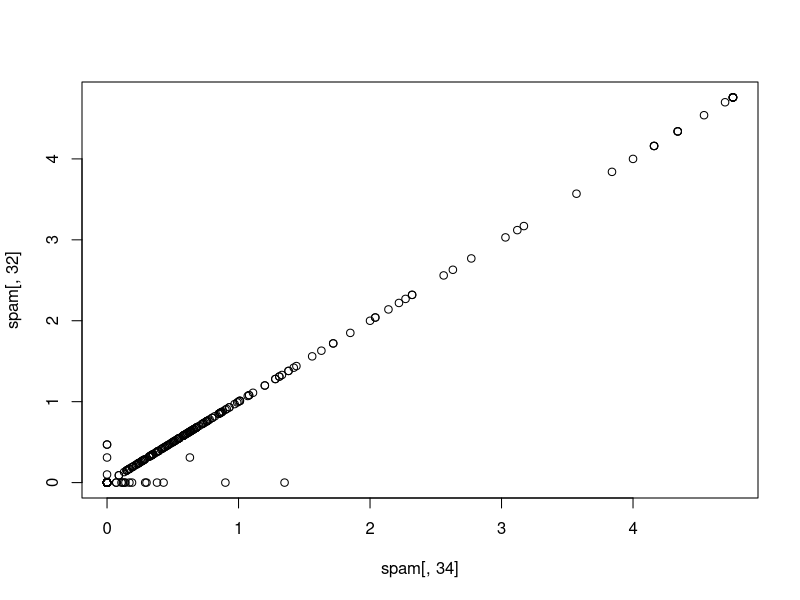
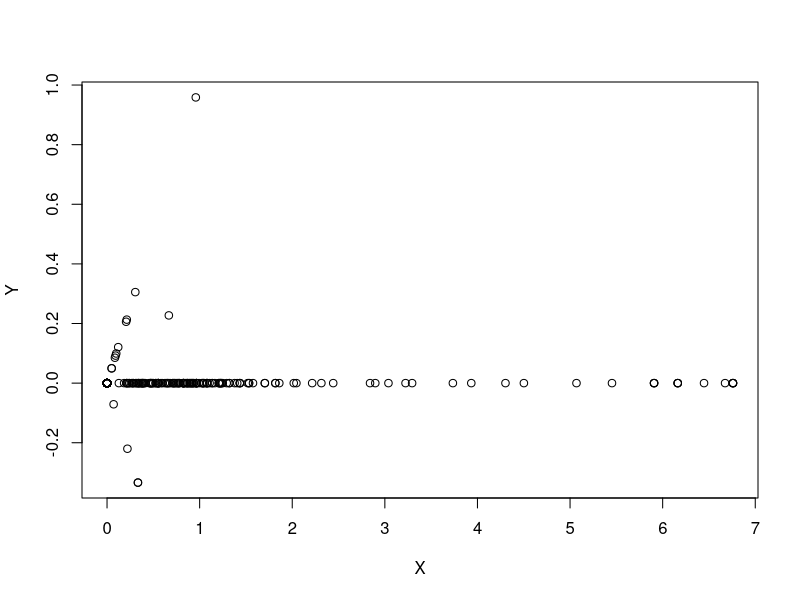
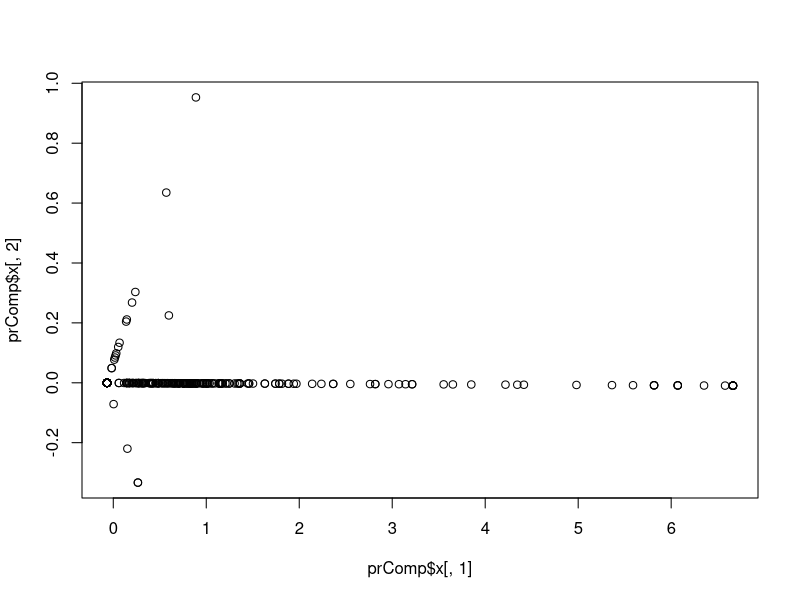
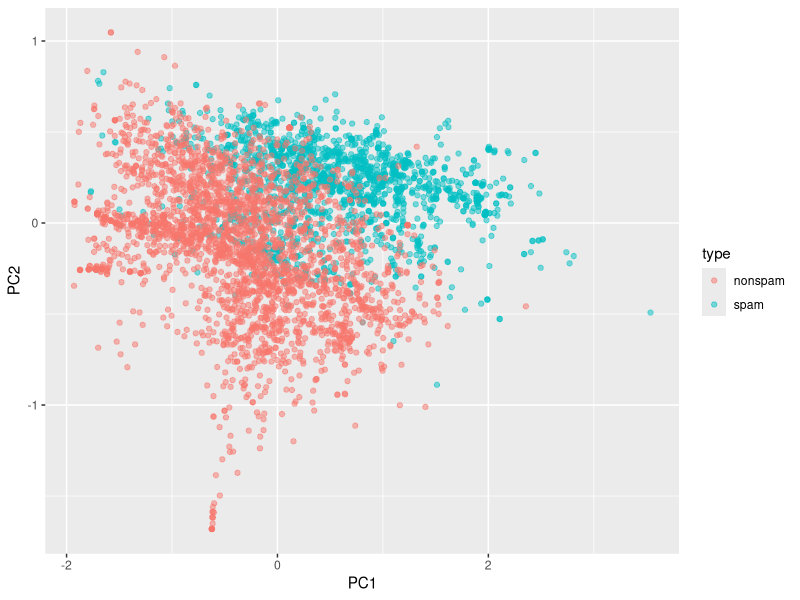
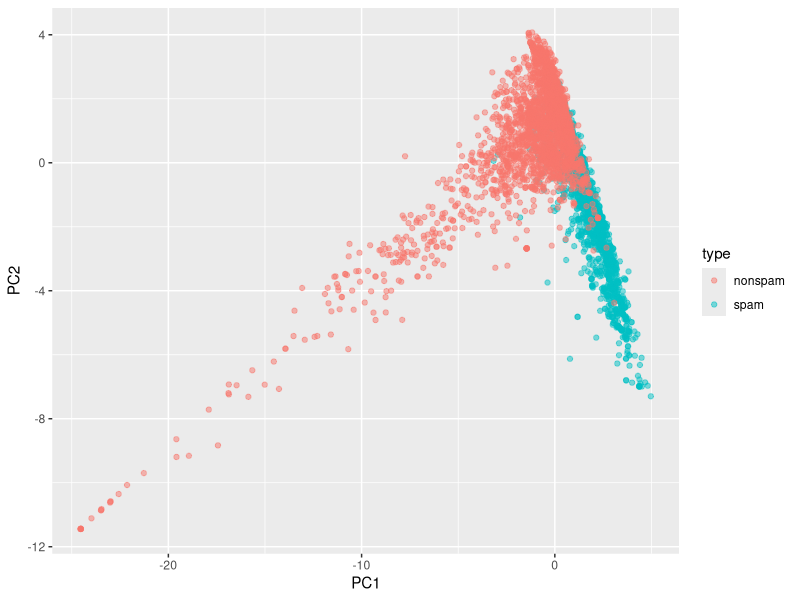

The R script that drew these images, in order:
#' ---
#' title: 'Practical Machine Learning Week 2 : The caret package lecture 2.7 - Preprocessing with PCA'
#' author: Jeff Leek, notes by Bruno Fischer Colonimos
#' date: "`r format(Sys.Date(), '%d %B %Y')`"
#' output:
#'         html_document:
#'             theme: readable
#'             toc: yes
#'             number_sections: yes
#'
#'         pdf_document:
#'             toc: yes
#'             toc_depth: 3
#'             number_sections: yes
#'         urlcolor : blue
#'         fontsize: 11pt
#'         geometry: top=.9in, left=1in, right=1in, bottom = 1in, footskip = 0.3in
#' ---


#'
#' ---
#'

#' Correlated predictors
#' ======================

#+ lib, include=FALSE, echo=FALSE, warning = FALSE
library(caret)
library(kernlab)

#'
#' get + split Spam data example
#' -----------------------------
#'
#+
data(spam)

set.seed(123)
inTrain <- createDataPartition(y=spam$type,
                               p=0.75, list=FALSE)
training <- spam[inTrain,]
testing <- spam[-inTrain,]


#'
#' Correlated predictors
#' --------------------
#'
#' The first thing that I do is that I leave out just the 58th column of this
#' training set, Which in this case is the outcome. So I'm looking at all the
#' other predictor variables. And I calculate the correlation between all those
#' column and I take its absolute value.

M <- abs(cor(training[,-58]))
diag(M) <- 0

#' And then I look, which of these variables have a high correlation with each other?

which(M > 0.85,arr.ind=T)

# see the names:
names(spam)[c(34,32)]

#' So it turns out two variables have a very high correlation with each other.
#' They are the num415 and num857. So it's how, if the number 415 and 857
#' appears in the email and frequently appears together.

#' And if I plot those two columns against each other, I see exactly what I'd
#' expect. So, the frequency of four 415 and 857 is incredibly highly
#' correlated, this basically lie perfectly on a line with each other
#'
plot(spam[,34],spam[,32])


#'
#' Basic PCA idea
#' ==============
#'
#' * We might not need every predictor
#' * A weighted combination of predictors might be better
#' * We should pick this combination to capture the "most information" possible
#' * Benefits
#'     * Reduced number of predictors
#'     * Reduced noise (due to averaging)
#'

#' We could rotate the plot

#' $$ X = 0.71 \times {\rm num 415} + 0.71 \times {\rm num857}$$
#'
#' $$ Y = 0.71 \times {\rm num 415} - 0.71 \times {\rm num857}$$


X <- 0.71*training$num415 + 0.71*training$num857
Y <- 0.71*training$num415 - 0.71*training$num857
plot(X,Y)


#'
#' Related problems
#' ------------------
#'

#' You have multivariate variables $X_1,\ldots,X_n$ so $X_1 =
#' (X_{11},\ldots,X_{1m})$

#'
#' * Find a new set of multivariate variables that are uncorrelated and explain as much variance as possible.
#' * If you put all the variables together in one matrix, find the best matrix created with fewer variables
#'   (lower rank) that explains the original data.
#'
#' The first goal is statistical and the second goal is data compression.
#'
#'
#' Related solutions - PCA/SVD
#' ---------------------------

#' ### SVD
#'

#' If $X$ is a matrix with each variable in a column and each
#' observation in a row then the SVD is a "matrix
#' decomposition"
#' $$X = UDV^T$$
#'
#' where the columns of $U$ are orthogonal (left singular
#' vectors), the columns of $V$ are orthogonal (right
#' singluar vectors) and $D$ is a diagonal matrix (singular
#' values).
#'
#' ### PCA
#'
#' The principal components are equal to the right singular
#' values (vectors) if you first scale (subtract the mean, divide by
#' the standard deviation) the variables.

#'
#' Principal components in R - prcomp
#' ----------------------------------
#'

smallSpam <- spam[,c(34,32)]
prComp <- prcomp(smallSpam) # principal components object
# str(prComp)
plot(prComp$x[,1],prComp$x[,2])


#' Rotation matrix
prComp$rotation

#'
#' PCA on SPAM data
#' ================
#'

#' So here, I'm creating a variable that's just going to be the color we're
#' going to color our points by. And this statement here calculates the
#' principal components on the entire data set. You'll notice that I've applied
#' a function of the data set, the log 10 transform  and I've added one. I've
#' done this to make the data look a little bit more Gaussian. Because some of
#' the variables are normal looking, because some of the variables are skewed.
#' And you often have to do that for principal component analysis to look
#' sensible. So I can now again plot principal component one, versus principal
#' component two. Principle component one is no longer a very easy addition of
#' two variables. It might be some quite complicated combination of all the
#' variables in the data set. But it's the combination that explains the most
#' variation in the data. Principle component two is the combination that
#' explains the second most variation. And principal component three explains
#' the third most and so forth.

typeColor <- ((spam$type=="spam")*1 + 1)
prComp <- prcomp(log10(spam[,-58]+1))
# plot(prComp$x[,1],prComp$x[,2],col=typeColor,xlab="PC1",ylab="PC2")

# plot with ggplot2
spamcompdf <- cbind(spam, prComp$x[,1:2])
ggplot(spamcompdf, aes(PC1, PC2, color = type)) + geom_point(alpha = 0.5)



#'
#' PCA with caret
#' ==============
#'
#' Whole dataset
#' -------------
#'
preProc <- preProcess(log10(spam[,-58] + 1),
                      method="pca",pcaComp=2)
spamPC <- predict(preProc,log10(spam[,-58] + 1))

# plot(spamPC[,1],spamPC[,2],col=typeColor)

# plot with ggplot2
spamcompdf2 <- cbind(spam, spamPC[,1:2])
ggplot(spamcompdf2, aes(PC1, PC2, color = type)) + geom_point(alpha = 0.5)



#'
#' Preprocessing with PCA (train on training set)
#' =======================
#'

preProc <- preProcess(log10(training[,-58]+1),
                      method="pca",pcaComp=2)
trainPC <- predict(preProc,log10(training[,-58]+1))

#' Does notwork anymore (Post of Leonard Gresky) if all variables do not belong to 'data'
#'
# modelFit <- train(form=training$type ~ .,
#                    method="glm", data=trainPC)
#
#' "You shouldn't use the data set name on the LHS of the formula. The formula
#' interface should be used when the variables are in columns of the object that
#' the data argument refers to.
#'
#' If type is not in training and there are only numeric variables in trainPC,
#' then you should use the non-formula method:"
#'
# modelFit <- train(x = trainPC, y = training$type, method="glm")


#'
#' alternative
#'

#+ , warning =FALSE, cache = TRUE
modelFit <- train(x = trainPC, y = training$type,
                  method="glm")


#'
#' Preprocessing with PCA 2 (predict in test set)
#' ========================
#'

testPC <- predict(preProc,log10(testing[,-58]+1))
confusionMatrix(testing$type,predict(modelFit,testPC))



#' Alternative way (sets # of PCs ?) PCA as argument to the train function
#' -----------------------------------------------------------------------
# error (Post of Leonard Gresky again)
# modelFit <- train(training$type ~ .,method="glm",
#                   preProcess="pca",data=training)
# confusionMatrix(testing$type,predict(modelFit,testing))


# try again, modifying train function call ==> Ok

#+ , warning =FALSE, cache = TRUE
modelFit <- train(x = training[ , -58], y = training$type,
                  preProcess = "pca",
                  method="glm")
confusionMatrix(testing$type,predict(modelFit,testing))




#'
#' Final thoughts on PCs
#' ---------------------


#' * Most useful for linear-type models
#' * Can make it harder to interpret predictors
#' * Watch out for outliers!
#'     * Transform first (with logs/Box Cox)
#'     * Plot predictors to identify problems
#' * For more info see
#'     * Exploratory Data Analysis
#'     * [Elements of Statistical Learning](http://statweb.stanford.edu/~tibs/ElemStatLearn/)
#'
